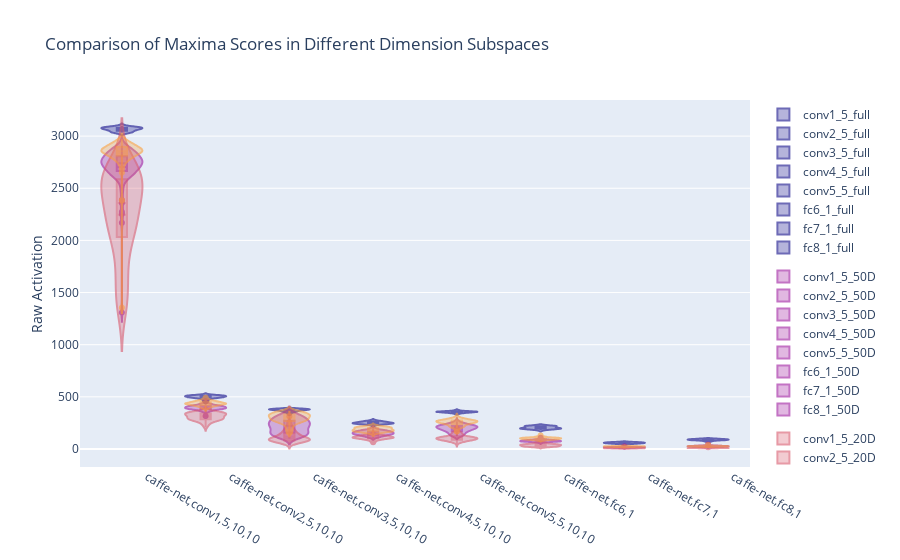

Notebook cell for this chart:
### Code cell
layout = go.Layout(
    xaxis = go.layout.XAxis(
        tickmode = 'array',
        tickvals = 0.3+np.arange(len(layer_names)),
        ticktext = unit_arr#layer_names
    ), 
    yaxis=go.layout.YAxis(
        title=go.layout.yaxis.Title(text="Raw Activation",))
)
fig4 = go.Figure(
    layout = layout
)
for i, unit in enumerate(unit_arr):
    best_scores = np.load(join(basedir, "%s_%s_%d_full" % (unit[0], unit[1], unit[2]), "best_scores.npy"))
    fig4.add_trace(go.Violin(x=[i]*best_scores.shape[0], y=best_scores.mean(axis=1),
                            legendgroup='Whole', name="%s_%d_full" % (unit[1], unit[2]), 
                            box_visible=True, meanline_visible=True, showlegend=True, line_color=color_arr[0]) )

#     # using 50 random direction 
    best_scores = np.load(join(basedir, "%s_%s_%d" % (unit[0], unit[1], unit[2]), "best_scores.npy"))
    fig4.add_trace(go.Violin(x=[i]*best_scores.shape[0], y=best_scores.mean(axis=1),
                            legendgroup='50D', name="%s_%d_50D" % (unit[1], unit[2]), 
                            box_visible=True, meanline_visible=True, showlegend=True, line_color=color_arr[3]) )
    if i > 4:
        unit = (unit[0], unit[1], 5)
    # using 20 random direction 
    best_scores = np.load(join(basedir, "%s_%s_%d_subspac20" % (unit[0], unit[1], unit[2]), "best_scores.npy"))
    fig4.add_trace(go.Violin(x=[i]*best_scores.shape[0], y=best_scores.mean(axis=1),
                            legendgroup='20D', name="%s_%d_20D" % (unit[1], unit[2]), 
                            box_visible=True, meanline_visible=True, showlegend=True, line_color=color_arr[5]) )
    # using 100 random direction 
    best_scores = np.load(join(basedir, "%s_%s_%d_subspac100" % (unit[0], unit[1], unit[2]), "best_scores.npy"))
    fig4.add_trace(go.Violin(x=[i]*best_scores.shape[0], y=best_scores.mean(axis=1),
                            legendgroup='100D', name="%s_%d_100D" % (unit[1], unit[2]), 
                            box_visible=True, meanline_visible=True, showlegend=True, line_color=color_arr[7]) )

fig4.update_traces(meanline_visible=True,pointpos=0,opacity=0.6)
#                   points='all', # show all points
#                   jitter=0.2,  # add some jitter on points for better visibility
#                   scalemode='count') #scale violin plot area with total count
fig4.update_layout(title = go.layout.Title(text="Comparison of Maxima Scores in Different Dimension Subspaces",
                           xanchor='auto'),)
fig4.show()
